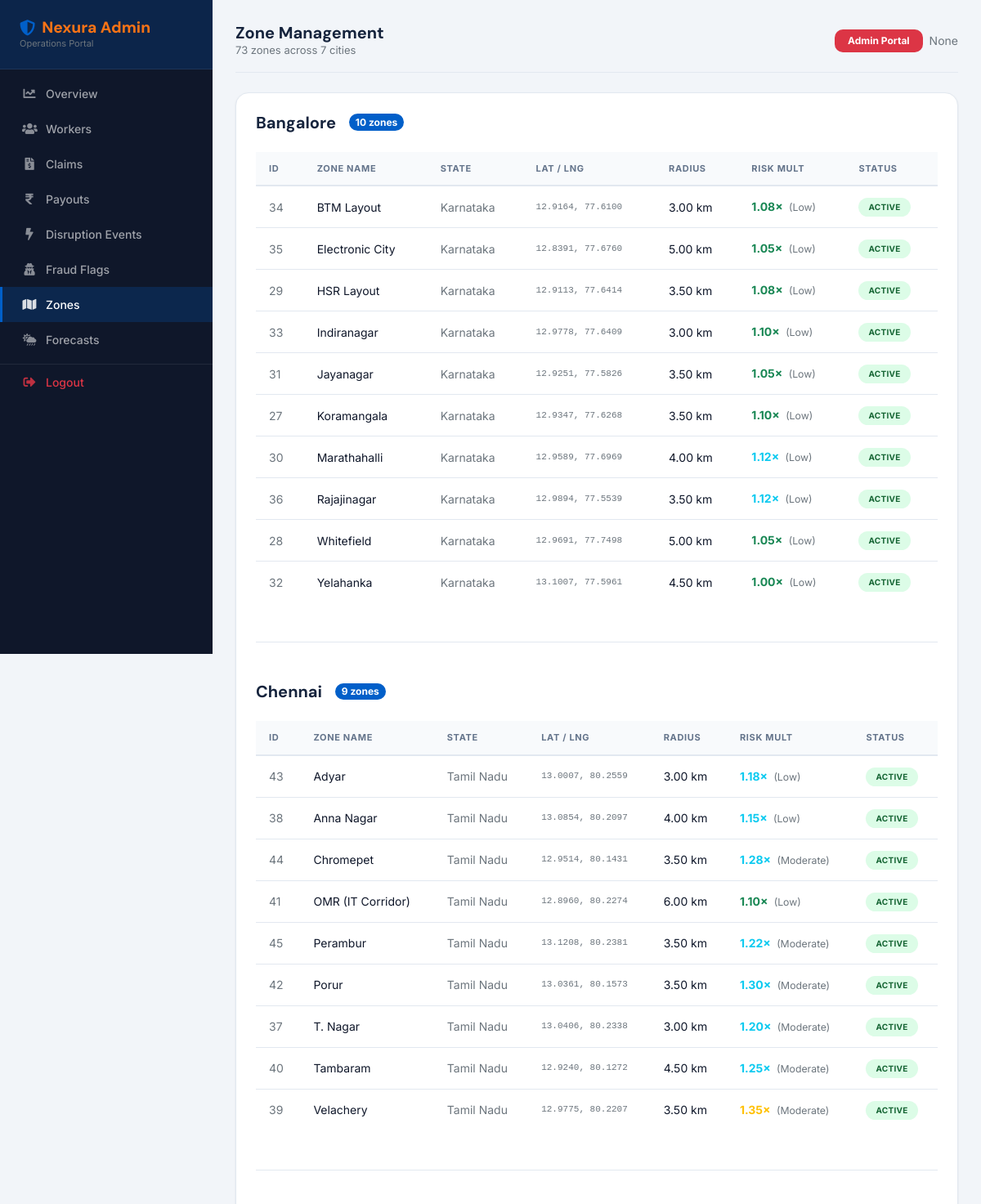
The app's page /admin-portal/zones/ (signed in, upper part) with its own data.
### apps/accounts/models.py (models this page shows, shortened)
class User(AbstractBaseUser, PermissionsMixin):
	LANGUAGE_CHOICES = [
		("en", "English"),
		("hi", "Hindi"),
		("bn", "Bengali"),
	]
	mobile = models.CharField(max_length=10, unique=True, validators=[mobile_validator])
	email = models.EmailField(blank=True, null=True)
	is_worker = models.BooleanField(default=True)
	is_admin = models.BooleanField(default=False)
	is_staff = models.BooleanField(default=False)
	is_active = models.BooleanField(default=True)
	mobile_verified = models.BooleanField(default=False)
	profile_complete = models.BooleanField(default=False)
	language = models.CharField(max_length=5, choices=LANGUAGE_CHOICES, default="en")
	date_joined = models.DateTimeField(auto_now_add=True)
	objects = UserManager()
	USERNAME_FIELD = "mobile"
	REQUIRED_FIELDS = []
	class Meta:
		ordering = ["-date_joined"]

### apps/zones/models.py (models this page shows, shortened)
class Zone(models.Model):
	city = models.CharField(max_length=100)
	area_name = models.CharField(max_length=120)
	state = models.CharField(max_length=100, blank=True)
	lat = models.DecimalField(max_digits=10, decimal_places=7, null=True, blank=True)
	lng = models.DecimalField(max_digits=10, decimal_places=7, null=True, blank=True)
	radius_km = models.DecimalField(max_digits=6, decimal_places=2, default=5)
	risk_multiplier = models.DecimalField(max_digits=5, decimal_places=2, default=1.00)
	active = models.BooleanField(default=True)
	created_at = models.DateTimeField(auto_now_add=True)
	updated_at = models.DateTimeField(auto_now=True)
	class Meta:
		ordering = ["city", "area_name"]
	@property
	def risk_level(self):
		rm = float(self.risk_multiplier)
		if rm < 1.2:
			return "Low"
		if rm < 1.5:
			return "Moderate"
		if rm < 1.8:
			return "High"
		return "Critical"

### apps/admin_portal/views.py (the view)
    @login_required(login_url='accounts:login')
    def wrapper(request, *args, **kwargs):
        if not (request.user.is_admin or request.user.is_staff or request.user.is_superuser):
            messages.error(request, 'Admin access required.')
            return redirect('core:home')
        return view_func(request, *args, **kwargs)

### apps/admin_portal/views.py (called while the page is built)
def _admin_required(view_func):
    @login_required(login_url='accounts:login')
    def wrapper(request, *args, **kwargs):
        if not (request.user.is_admin or request.user.is_staff or request.user.is_superuser):
            messages.error(request, 'Admin access required.')
            return redirect('core:home')
        return view_func(request, *args, **kwargs)
    return wrapper

@_admin_required
def zones_list(request):
    from apps.zones.models import Zone
    zones = Zone.objects.order_by('city', 'area_name')
    ctx = {'zones': zones}
    return render(request, 'admin_portal/zones.html', ctx)

### templates/admin_portal/zones.html (shortened to what this page needs)
{% extends "base_admin.html" %}
{% load static %}
{% block page_title %}Zone Management{% endblock %}
{% block page_subtitle %}{{ zones|length }} zones across 7 cities{% endblock %}
{% block admin_nav_zones %}active{% endblock %}
{% block content %}
<div class="nexura-stat-card">
    {% regroup zones by city as city_groups %}
    {% for city_group in city_groups %}
    <div class="mb-5 {% if not forloop.last %}pb-5{% endif %}"
         {% if not forloop.last %}style="border-bottom:1px solid #e2e8f0;"{% endif %}>
        <div class="d-flex align-items-center gap-3 mb-4">
            <h5 class="fw-bold mb-0">{{ city_group.grouper }}</h5>
            <span class="badge bg-primary rounded-pill">{{ city_group.list|length }} zones</span>
        </div>
        <div class="table-responsive">
            <table class="nexura-table">
                <thead>
                    <tr>
                        <th>ID</th><th>Zone Name</th><th>State</th>
                        <th>Lat / Lng</th><th>Radius</th><th>Risk Mult</th><th>Status</th>
                    </tr>
                </thead>
                <tbody>
                    {% for zone in city_group.list %}
                    <tr>
                        <td class="text-muted small">{{ zone.pk }}</td>
                        <td class="fw-semibold small">{{ zone.area_name }}</td>
                        <td class="text-muted small">{{ zone.state|default:"—" }}</td>
                        <td class="text-muted small" style="font-family:monospace;font-size:11px;">
                            {{ zone.lat|floatformat:4 }}, {{ zone.lng|floatformat:4 }}
                        </td>
                        <td class="small">{{ zone.radius_km }} km</td>
                        <td>
                            <span class="fw-bold
                                {% if zone.risk_multiplier >= 1.6 %}text-danger
                                {% elif zone.risk_multiplier >= 1.3 %}text-warning
                                {% elif zone.risk_multiplier >= 1.1 %}text-info
                                {% else %}text-success{% endif %}">
                                {{ zone.risk_multiplier }}×
                            </span>
                            <span class="text-muted small ms-1">({{ zone.risk_level }})</span>
                        </td>
                        <td>
                            {% if zone.active %}
                            <span class="status-badge active" style="font-size:10px;">Active</span>
                            {% else %}
                            <span class="status-badge rejected" style="font-size:10px;">Inactive</span>
                            {% endif %}
                        </td>
                    </tr>
                    {% endfor %}
                </tbody>
            </table>
        </div>
    </div>
    {% empty %}
    <div class="text-center py-5">
        <i class="fas fa-map fa-3x text-muted mb-3"></i>
        <p class="text-muted">No zones found. Load fixtures with: <code>python manage.py loaddata fixtures/zones.json</code></p>
    </div>
    {% endfor %}
</div>
{% endblock %}

### templates/base_admin.html (shortened to what this page needs)
{% extends "base.html" %}
{% load static %}
{% block body_class %}nexura-dashboard bg-light{% endblock %}
{% block full_page %}
<nav class="nexura-sidebar" id="nexuraSidebar" style="background: #0f172a;">
    <div class="sidebar-brand" style="background: rgba(1,95,201,0.2);">
        <h4 class="d-flex align-items-center gap-2">
            <i class="fas fa-shield-alt text-primary"></i>
            <span>Nexura Admin</span>
        </h4>
        <p class="text-muted mb-0" style="font-size: 11px;">Operations Portal</p>
    </div>
    <ul class="nav flex-column mt-2 px-0">
        <li><a href="{% url 'admin_portal:dashboard' %}" class="nav-link {% block admin_nav_home %}{% endblock %}">
            <i class="fas fa-chart-line"></i><span>Overview</span></a></li>
        <li><a href="{% url 'admin_portal:workers' %}" class="nav-link {% block admin_nav_workers %}{% endblock %}">
            <i class="fas fa-users"></i><span>Workers</span></a></li>
        <li><a href="{% url 'admin_portal:claims' %}" class="nav-link {% block admin_nav_claims %}{% endblock %}">
            <i class="fas fa-file-invoice-dollar"></i><span>Claims</span></a></li>
        <li><a href="{% url 'admin_portal:payouts' %}" class="nav-link {% block admin_nav_payouts %}{% endblock %}">
            <i class="fas fa-rupee-sign"></i><span>Payouts</span></a></li>
        <li><a href="{% url 'admin_portal:triggers' %}" class="nav-link {% block admin_nav_triggers %}{% endblock %}">
            <i class="fas fa-bolt"></i><span>Disruption Events</span></a></li>
        <li><a href="{% url 'admin_portal:fraud' %}" class="nav-link {% block admin_nav_fraud %}{% endblock %}">
            <i class="fas fa-user-secret"></i><span>Fraud Flags</span></a></li>
        <li><a href="{% url 'admin_portal:zones' %}" class="nav-link {% block admin_nav_zones %}{% endblock %}">
            <i class="fas fa-map"></i><span>Zones</span></a></li>
        <li><a href="{% url 'admin_portal:forecast' %}" class="nav-link {% block admin_nav_forecast %}{% endblock %}">
            <i class="fas fa-cloud-sun-rain"></i><span>Forecasts</span></a></li>
        <li style="border-top: 1px solid rgba(255,255,255,0.08); margin-top: 8px;">
            <a href="{% url 'accounts:logout' %}" class="nav-link text-danger">
                <i class="fas fa-sign-out-alt"></i><span>Logout</span>
            </a>
        </li>
    </ul>
</nav>
<div class="nexura-main-content">
    <div class="d-flex justify-content-between align-items-center mb-4 pb-3"
         style="border-bottom: 1px solid #e2e8f0;">
        <div>
            <h5 class="mb-0 fw-bold">{% block page_title %}Admin Dashboard{% endblock %}</h5>
            <p class="mb-0 text-muted" style="font-size: 13px;">{% block page_subtitle %}{% endblock %}</p>
        </div>
        <div class="d-flex align-items-center gap-2">
            <span class="badge bg-danger px-3 py-2">Admin Portal</span>
            <span class="text-muted small">{{ request.user.email }}</span>
        </div>
    </div>
    {% block content %}{% endblock %}
</div>
{% endblock full_page %}

### static/css/style.css (style rules this page uses)
:root { --font-body: 'Inter', 'DM Sans', system-ui, 'Segoe UI Emoji', 'Apple Color Emoji', 'Noto Color Emoji', sans-serif; --font-heading: 'DM Sans', 'Inter', system-ui, 'Segoe UI Emoji', 'Apple Color Emoji', 'Noto Color Emoji', sans-serif; --nexura-primary: #015fc9; --nexura-primary-d: #0148a0; --nexura-primary-l: #dbeafe; --nexura-accent: #f97316; --nexura-success: #16a34a; --nexura-warning: #ca8a04; --nexura-danger: #dc2626; --nexura-purple: #7c3aed; --nexura-dark: #0f172a; --nexura-mid: #1e293b; --nexura-muted: #64748b; --nexura-border: #e2e8f0; --nexura-light: #f8fafc; --nexura-white: #ffffff; --shadow-sm: 0 1px 3px rgba(0,0,0,.05),0 1px 2px rgba(0,0,0,.04); --shadow-md: 0 4px 12px rgba(0,0,0,.08); --shadow-lg: 0 10px 30px rgba(0,0,0,.10); --radius-sm: 6px; --radius-md: 10px; --radius-lg: 16px; --radius-xl: 24px; --transition: all .25s ease; --transition-slow: all .5s ease; }
*, *::before, *::after { box-sizing: border-box; }
html { scroll-behavior: smooth; }
body { font-family: var(--font-body); color: var(--nexura-dark); background: var(--nexura-white); -webkit-font-smoothing: antialiased; }
h1,h2,h3,h4,h5,h6 { font-family: var(--font-heading); font-weight: 700; line-height: 1.2; }
a { color: var(--nexura-primary); text-decoration: none; transition: var(--transition); }
.nexura-dashboard { background:var(--nexura-light); min-height:100vh; }
.nexura-sidebar { background:var(--nexura-dark); min-height:100vh; width:260px; position:fixed; top:0; left:0; z-index:1000; transition:transform .3s ease; display:flex; flex-direction:column; overflow-y:auto; }
.nexura-sidebar .sidebar-brand { padding:22px 24px; border-bottom:1px solid rgba(255,255,255,.07); flex-shrink:0; }
.nexura-sidebar .sidebar-brand h4 { color:#fff; font-weight:800; margin:0; font-size:1.2rem; }
.nexura-sidebar .sidebar-brand span { color:var(--nexura-accent); }
.nexura-sidebar .nav-link { color:rgba(255,255,255,.6); padding:11px 24px; display:flex; align-items:center; gap:11px; border-radius:0; transition:var(--transition); font-size:14px; font-weight:500; border-left:3px solid transparent; }
.nexura-sidebar .nav-link:hover, .nexura-sidebar .nav-link.active { color:#fff; background:rgba(1,95,201,.22); border-left-color:var(--nexura-primary); }
.nexura-sidebar .nav-link i { width:18px; text-align:center; font-size:15px; opacity:.85; }
.nexura-main-content { margin-left:260px; padding:28px; min-height:100vh; transition:margin .3s ease; }
.nexura-stat-card { background:#fff; border-radius:var(--radius-lg); padding:24px; border:1px solid var(--nexura-border); box-shadow:var(--shadow-sm); transition:var(--transition); }
.status-badge { padding:4px 12px; border-radius:20px; font-size:11px; font-weight:700; display:inline-flex; align-items:center; gap:4px; letter-spacing:.03em; text-transform:uppercase; white-space:nowrap; }
.status-badge.active { background:#dcfce7; color:#166534; }
.nexura-table { border-collapse:separate; border-spacing:0; width:100%; }
.nexura-table thead th { background:var(--nexura-light); font-size:11px; font-weight:700; text-transform:uppercase; letter-spacing:.06em; color:var(--nexura-muted); padding:12px 16px; border-bottom:2px solid var(--nexura-border); white-space:nowrap; }
.nexura-table tbody tr { transition:background .15s; }
.nexura-table tbody td { padding:13px 16px; border-bottom:1px solid var(--nexura-border); font-size:14px; vertical-align:middle; }
.nexura-table tbody tr:last-child td { border-bottom:none; }

### records on screen
User: user.email "None"
Zone: grouper "Bangalore", pk "34", area_name "BTM Layout", state "Karnataka", lat "12.9164", lng "77.6100", radius_km "3.00", risk_multiplier "1.08", risk_level "Low", active "ACTIVE"
Zone: pk "35", area_name "Electronic City", state "Karnataka", lat "12.8391", lng "77.6760", radius_km "5.00", risk_multiplier "1.05", risk_level "Low", active "ACTIVE"
Zone: pk "29", area_name "HSR Layout", state "Karnataka", lat "12.9113", lng "77.6414", radius_km "3.50", risk_multiplier "1.08", risk_level "Low", active "ACTIVE"
Zone: pk "33", area_name "Indiranagar", state "Karnataka", lat "12.9778", lng "77.6409", radius_km "3.00", risk_multiplier "1.10", risk_level "Low", active "ACTIVE"
Zone: pk "31", area_name "Jayanagar", state "Karnataka", lat "12.9251", lng "77.5826", radius_km "3.50", risk_multiplier "1.05", risk_level "Low", active "ACTIVE"
Zone: pk "27", area_name "Koramangala", state "Karnataka", lat "12.9347", lng "77.6268", radius_km "3.50", risk_multiplier "1.10", risk_level "Low", active "ACTIVE"
Zone: pk "30", area_name "Marathahalli", state "Karnataka", lat "12.9589", lng "77.6969", radius_km "4.00", risk_multiplier "1.12", risk_level "Low", active "ACTIVE"
Zone: pk "36", area_name "Rajajinagar", state "Karnataka", lat "12.9894", lng "77.5539", radius_km "3.50", risk_multiplier "1.12", risk_level "Low", active "ACTIVE"
Zone: pk "28", area_name "Whitefield", state "Karnataka", lat "12.9691", lng "77.7498", radius_km "5.00", risk_multiplier "1.05", risk_level "Low", active "ACTIVE"
Zone: pk "32", area_name "Yelahanka", state "Karnataka", lat "13.1007", lng "77.5961", radius_km "4.50", risk_multiplier "1.00", risk_level "Low", active "ACTIVE"
Zone: grouper "Chennai", pk "43", area_name "Adyar", state "Tamil Nadu", lat "13.0007", lng "80.2559", radius_km "3.00", risk_multiplier "1.18", risk_level "Low", active "ACTIVE"
Zone: pk "38", area_name "Anna Nagar", state "Tamil Nadu", lat "13.0854", lng "80.2097", radius_km "4.00", risk_multiplier "1.15", risk_level "Low", active "ACTIVE"
Zone: pk "44", area_name "Chromepet", state "Tamil Nadu", lat "12.9514", lng "80.1431", radius_km "3.50", risk_multiplier "1.28", risk_level "Moderate", active "ACTIVE"
Zone: pk "41", area_name "OMR (IT Corridor)", state "Tamil Nadu", lat "12.8960", lng "80.2274", radius_km "6.00", risk_multiplier "1.10", risk_level "Low", active "ACTIVE"
Zone: pk "45", area_name "Perambur", state "Tamil Nadu", lat "13.1208", lng "80.2381", radius_km "3.50", risk_multiplier "1.22", risk_level "Moderate", active "ACTIVE"
Zone: pk "42", area_name "Porur", state "Tamil Nadu", lat "13.0361", lng "80.1573", radius_km "3.50", risk_multiplier "1.30", risk_level "Moderate", active "ACTIVE"
Zone: pk "37", area_name "T. Nagar", state "Tamil Nadu", lat "13.0406", lng "80.2338", radius_km "3.00", risk_multiplier "1.20", risk_level "Moderate", active "ACTIVE"
Zone: pk "40", area_name "Tambaram", state "Tamil Nadu", lat "12.9240", lng "80.1272", radius_km "4.50", risk_multiplier "1.25", risk_level "Moderate", active "ACTIVE"
Zone: pk "39", area_name "Velachery", state "Tamil Nadu", lat "12.9775", lng "80.2207", radius_km "3.50", risk_multiplier "1.35", risk_level "Moderate", active "ACTIVE"

### other values on screen
{{ zones|length }} "73"
{{ city_group.list|length }} "10" "9"
